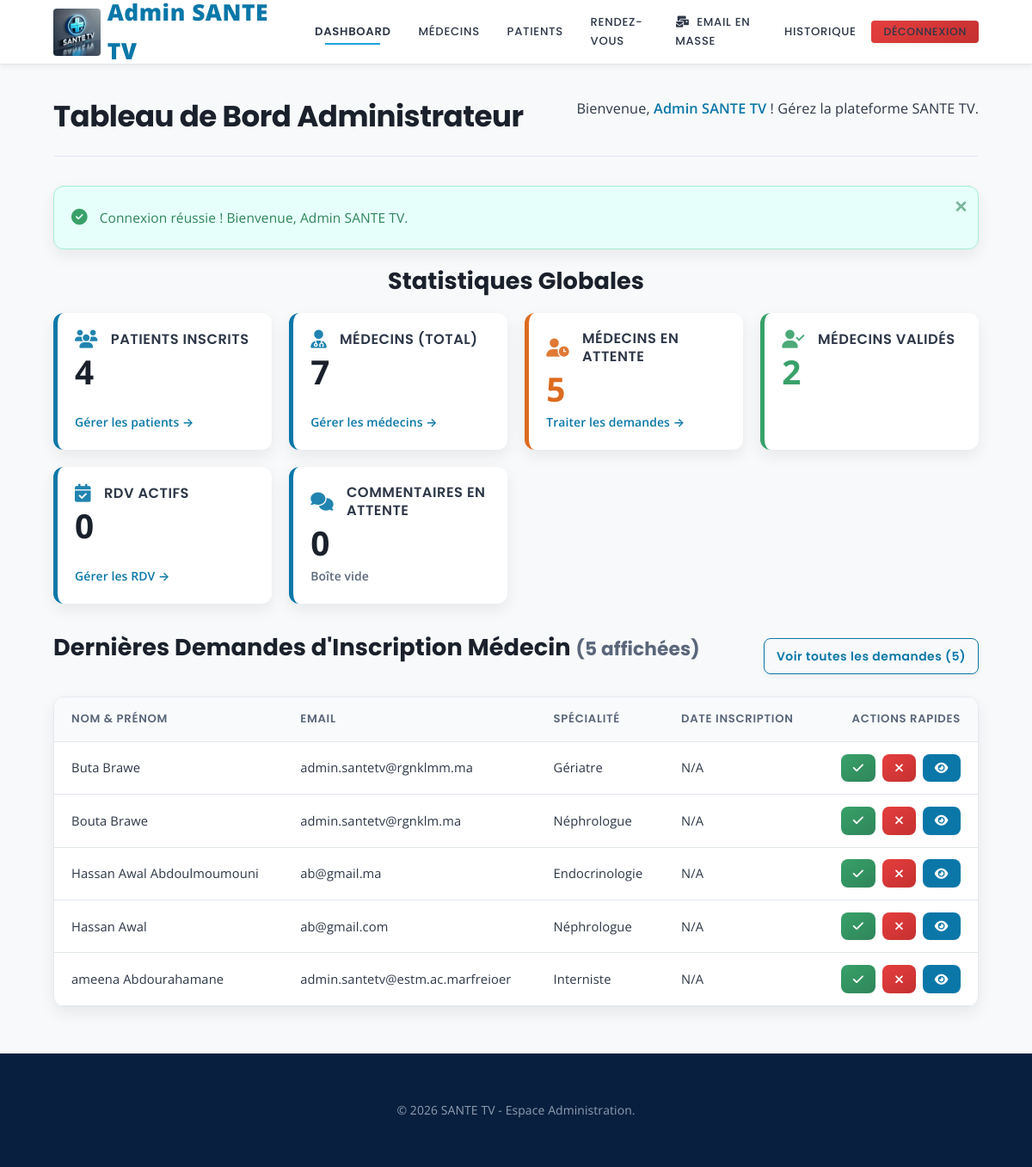
The app's page /admin/dashboard_admin.php (signed in) with its own data.
### tables this page shows
CREATE TABLE `medecins` (
  `id` int(11) NOT NULL,
  `nom` varchar(100) NOT NULL,
  `prenom` varchar(100) NOT NULL,
  `specialite` varchar(100) NOT NULL,
  `email` varchar(100) NOT NULL,
  `telephone` varchar(20) DEFAULT NULL,
  `adresse` varchar(255) DEFAULT NULL,
  `mot_de_passe` varchar(255) NOT NULL,
  `document_justificatif` varchar(255) DEFAULT NULL,
  `valide` tinyint(1) DEFAULT 0 COMMENT '0=en attente, 1=validé',
  `photo` varchar(255) DEFAULT NULL,
  `horaires` text DEFAULT NULL COMMENT 'Description textuelle des horaires',
  `latitude` decimal(10,8) DEFAULT NULL,
  `longitude` decimal(11,8) DEFAULT NULL,
  `created_at` timestamp NOT NULL DEFAULT current_timestamp()
);

### admin/dashboard_admin.php (the view, shortened to what this page needs)
<?php
require_once '../php/utils/app_settings.php';
$admin_id_dashboard = $_SESSION['admin_id'];
$stmt_admin_info_dash = $pdo->prepare("SELECT nom FROM admins WHERE id = ?");
$stmt_admin_info_dash->execute([$admin_id_dashboard]);
$admin_data_dash = $stmt_admin_info_dash->fetch();
$admin_nom_display_dash = $admin_data_dash ? htmlspecialchars($admin_data_dash['nom']) : 'Administrateur';
$nb_patients_stat = $nb_medecins_total_stat = $nb_medecins_valides_stat = $nb_medecins_attente_stat = 0;
$nb_rdv_actifs_stat = $nb_rdv_total_stat = $nb_commentaires_attente_stat = $nb_commentaires_total_stat = 0;
try {
    $tables_to_check_stats = ['patients', 'medecins', 'rendez_vous', 'commentaires'];
    $existing_tables_stats = [];
    foreach ($tables_to_check_stats as $table_stat) {
        if ($pdo->query("SHOW TABLES LIKE '$table_stat'")->rowCount() > 0) {
            $existing_tables_stats[$table_stat] = true;
        } else {
            error_log("Table '$table_stat' non trouvée pour les statistiques du dashboard admin.");
        }
    }
    if (isset($existing_tables_stats['patients'])) {
        $nb_patients_stat = $pdo->query("SELECT COUNT(*) FROM patients")->fetchColumn();
    }
    if (isset($existing_tables_stats['medecins'])) {
        $nb_medecins_total_stat = $pdo->query("SELECT COUNT(*) FROM medecins")->fetchColumn();
        $nb_medecins_valides_stat = $pdo->query("SELECT COUNT(*) FROM medecins WHERE valide = 1")->fetchColumn();
        $nb_medecins_attente_stat = $pdo->query("SELECT COUNT(*) FROM medecins WHERE valide = 0")->fetchColumn();
    }
    if (isset($existing_tables_stats['rendez_vous'])) {
        $nb_rdv_actifs_stat = $pdo->query(
            "SELECT COUNT(*) FROM rendez_vous
             WHERE statut IN ('en attente', 'confirmé')
             AND CONCAT(date_rdv, ' ', heure_rdv) >= NOW()"
        )->fetchColumn();
    }
    if (isset($existing_tables_stats['commentaires'])) {
        $nb_commentaires_attente_stat = $pdo->query("SELECT COUNT(*) FROM commentaires WHERE statut = 'en attente'")->fetchColumn();
    }
} catch (PDOException $e) {
    error_log("Erreur PDO récupération stats admin dashboard: " . $e->getMessage());
    $_SESSION['flash_message'] = "Erreur lors de la récupération des statistiques.";
    $_SESSION['flash_type'] = "error";
}
$medecins_attente_dashboard_list = [];
if (isset($existing_tables_stats['medecins'])) {
    try {
        $colonnes_medecins_dash = $pdo->query("DESCRIBE medecins")->fetchAll(PDO::FETCH_COLUMN);
        $order_by_clause_dash = in_array('date_inscription', $colonnes_medecins_dash) ? "ORDER BY date_inscription DESC" : "ORDER BY id DESC";
        $stmt_med_attente_dash = $pdo->query(
            "SELECT id, nom, prenom, email, specialite" . (in_array('date_inscription', $colonnes_medecins_dash) ? ", date_inscription" : "") .
             " FROM medecins
             WHERE valide = 0
             $order_by_clause_dash
             LIMIT 5"
        );
        $medecins_attente_dashboard_list = $stmt_med_attente_dash->fetchAll(PDO::FETCH_ASSOC);
    } catch (PDOException $e) {
         error_log("Erreur PDO récupération médecins en attente dashboard: " . $e->getMessage());
    }
}
$flash_message_admin_dash = $_SESSION['flash_message'] ?? null;
$flash_type_admin_dash = $_SESSION['flash_type'] ?? '';
?>
<!DOCTYPE html>
<html lang="fr">
<head>
    <link rel="stylesheet" href="../assets/css/styles.css">
    <link rel="stylesheet" href="https://cdnjs.cloudflare.com/ajax/libs/font-awesome/6.5.1/css/all.min.css">
</head>
<body class="admin-dashboard-page">
<header class="site-header admin-header">
    <div class="container">
         <div class="logo-branding">
            <a href="dashboard_admin.php" title="Tableau de Bord Admin SANTE TV">
                <img src="../assets/images/logo1.png" alt="SANTE TV Logo" id="logo-img">
                <span class="site-title">Admin SANTE TV</span>
            </a>
        </div>
         <nav class="main-navigation admin-navigation" id="main-nav">
            <ul>
                <li><a href="dashboard_admin.php" class="nav-link active">Dashboard</a></li>
                <li><a href="gestion_medecins.php" class="nav-link">Médecins</a></li>
                <li><a href="gestion_patients.php" class="nav-link">Patients</a></li>
                <li><a href="gestion_rdv.php" class="nav-link">Rendez-vous</a></li>
                <li><a href="envoyer_emails_masse.php" class="nav-link <?php echo (basename($_SERVER['PHP_SELF']) == 'envoyer_emails_masse.php' || basename($_SERVER['PHP_SELF']) == 'envoyer_email_specifique.php') ? 'active' : ''; ?>"> <i class="fas fa-mail-bulk icon-left"></i>Email en Masse</a></li>
                <li><a href="historique_app.php" class="nav-link">Historique</a></li>
                <li><a href="deconnexion_admin.php" class="nav-link btn btn-sm btn-danger">Déconnexion</a></li>
            </ul>
        </nav>
    </div>
</header>
<main class="main-content admin-page-container section-padding">
    <div class="container">
        <div class="page-header">
            <h1 class="page-main-title">Tableau de Bord Administrateur</h1>
            <p class="welcome-message">Bienvenue, <span class="admin-name-placeholder"><?= $admin_nom_display_dash ?></span> ! Gérez la plateforme SANTE TV.</p>
        </div>
        <?php if ($flash_message_admin_dash): ?>
            <div class="alert alert-<?= htmlspecialchars($flash_type_admin_dash) ?> alert-dismissible">
                <?= htmlspecialchars($flash_message_admin_dash) ?>
                <button type="button" class="close-alert" data-dismiss="alert" aria-label="Fermer">×</button>
            </div>
        <?php endif; ?>
        <section class="statistics-section mb-4">
            <h2 class="section-title visually-hidden">Statistiques Globales</h2>
            <div class="summary-cards-grid">
                <div class="summary-card">
                    <h3 class="summary-card-title"><i class="fas fa-users icon-left"></i> Patients Inscrits</h3>
                    <p class="summary-card-value"><?= $nb_patients_stat ?></p>
                    <a href="gestion_patients.php" class="summary-card-link">Gérer les patients →</a>
                </div>
                 <div class="summary-card">
                    <h3 class="summary-card-title"><i class="fas fa-user-md icon-left"></i> Médecins (Total)</h3>
                    <p class="summary-card-value"><?= $nb_medecins_total_stat ?></p>
                    <a href="gestion_medecins.php" class="summary-card-link">Gérer les médecins →</a>
                </div>
                <div class="summary-card <?= ($nb_medecins_attente_stat > 0) ? 'has-pending-border' : 'success-border' ?>">
                    <h3 class="summary-card-title"><i class="fas fa-user-clock icon-left"></i> Médecins en Attente</h3>
                    <p class="summary-card-value" style="color: <?= ($nb_medecins_attente_stat > 0) ? 'var(--color-warning)' : 'var(--color-success)' ?>;"><?= $nb_medecins_attente_stat ?></p>
                    <?php if($nb_medecins_attente_stat > 0): ?>
                        <a href="gestion_medecins.php?status=attente" class="summary-card-link">Traiter les demandes →</a>
                    <?php else: ?>
                        <span class="summary-card-link" style="color:var(--text-color-muted);">Aucune demande</span>
                    <?php endif; ?>
                </div>
                <div class="summary-card success-border">
                    <h3 class="summary-card-title"><i class="fas fa-user-check icon-left"></i> Médecins Validés</h3>
                    <p class="summary-card-value" style="color:var(--color-success);"><?= $nb_medecins_valides_stat ?></p>
                </div>
                <div class="summary-card">
                    <h3 class="summary-card-title"><i class="fas fa-calendar-check icon-left"></i> RDV Actifs</h3>
                    <p class="summary-card-value"><?= $nb_rdv_actifs_stat ?></p>
                     <a href="gestion_rdv.php" class="summary-card-link">Gérer les RDV →</a>
                </div>
                 <div class="summary-card <?= ($nb_commentaires_attente_stat > 0) ? 'has-pending-border' : 'info-border' ?>">
                    <h3 class="summary-card-title"><i class="fas fa-comments icon-left"></i> Commentaires en Attente</h3>
                    <p class="summary-card-value" style="color: <?= ($nb_commentaires_attente_stat > 0) ? 'var(--color-warning)' : 'var(--color-primary-dark)' ?>;"><?= $nb_commentaires_attente_stat ?></p>
                    <?php if($nb_commentaires_attente_stat > 0): ?>
                     <a href="gestion_commentaires.php" class="summary-card-link">Modérer les commentaires →</a>
                    <?php else: ?>
                        <span class="summary-card-link" style="color:var(--text-color-muted);">Boîte vide</span>
                    <?php endif; ?>
                </div>
            </div>
        </section>
        <section class="pending-doctors-section">
             <div class="section-header">
                <h2 class="section-title">Dernières Demandes d'Inscription Médecin <span class="text-muted" style="font-size:0.8em;">(<?= count($medecins_attente_dashboard_list) ?> affichées)</span></h2>
                <?php if($nb_medecins_attente_stat > 0): ?>
                    <a href="gestion_medecins.php?status=attente" class="btn btn-sm btn-outline-primary">Voir toutes les demandes (<?= $nb_medecins_attente_stat ?>)</a>
                <?php endif; ?>
             </div>
            <?php if (count($medecins_attente_dashboard_list) > 0): ?>
                <div class="table-responsive-wrapper">
                    <table class="data-table">
                        <thead>
                            <tr>
                                <th>Nom & Prénom</th>
                                <th>Email</th>
                                <th>Spécialité</th>
                                <th>Date Inscription</th>
                                <th class="actions-cell">Actions Rapides</th>
                            </tr>
                        </thead>
                        <tbody>
                        <?php foreach ($medecins_attente_dashboard_list as $med_att): ?>
                            <tr>
                                <td><?= htmlspecialchars($med_att['prenom'] . ' ' . $med_att['nom']) ?></td>
                                <td><?= htmlspecialchars($med_att['email']) ?></td>
                                <td><?= htmlspecialchars($med_att['specialite']) ?></td>
                                <td><?= isset($med_att['date_inscription']) ? date('d/m/Y H:i', strtotime($med_att['date_inscription'])) : 'N/A' ?></td>
                                <td class="actions-cell">
                                    <a href="valider_medecin.php?id=<?= $med_att['id'] ?>" class="btn btn-sm btn-success" title="Valider ce médecin"><i class="fas fa-check"></i></a>
                                    <a href="refuser_medecin.php?id=<?= $med_att['id'] ?>" class="btn btn-sm btn-danger" onclick="return confirm('Refuser et supprimer cette demande ?')" title="Refuser/Supprimer"><i class="fas fa-times"></i></a>
                                    <a href="voir_medecin.php?id=<?= $med_att['id'] ?>" class="btn btn-sm btn-info" title="Voir détails complets"><i class="fas fa-eye"></i></a>
                                </td>
                            </tr>
                        <?php endforeach; ?>
                        </tbody>
                    </table>
                </div>
            <?php else: ?>
                <div class="alert alert-success text-center">
                    <i class="fas fa-thumbs-up icon-left"></i>Félicitations ! Aucune demande d'inscription médecin en attente pour le moment.
                </div>
            <?php endif; ?>
        </section>
    </div>
</main>
<footer class="site-footer admin-footer">
   <div class="container">
        <p class="copyright-text text-center">© <span id="footer-year"></span> SANTE TV - Espace Administration.</p>
    </div>
</footer>
</body>
</html>

### records on screen
medecins: prenom+nom "Buta Brawe", email "admin.santetv@rgnklmm.ma", specialite "Gériatre"
medecins: prenom+nom "Bouta Brawe", email "admin.santetv@rgnklm.ma", specialite "Néphrologue"
medecins: prenom+nom "Hassan Awal Abdoulmoumouni", email "ab@gmail.ma", specialite "Endocrinologie"
medecins: prenom+nom "Hassan Awal", email "ab@gmail.com", specialite "Néphrologue"
medecins: prenom+nom "ameena Abdourahamane", email "admin.santetv@estm.ac.marfreioer", specialite "Interniste"

### other values on screen
$admin_nom_display_dash "Admin SANTE TV"
$flash_message_admin_dash "Connexion réussie ! Bienvenue, Admin SANTE TV."
$nb_patients_stat "4"
$nb_medecins_total_stat "7"
$nb_medecins_attente_stat "5"
$nb_medecins_valides_stat "2"
$nb_rdv_actifs_stat "0"
$nb_commentaires_attente_stat "0"
count($medecins_attente_dashboard_list) "5"
